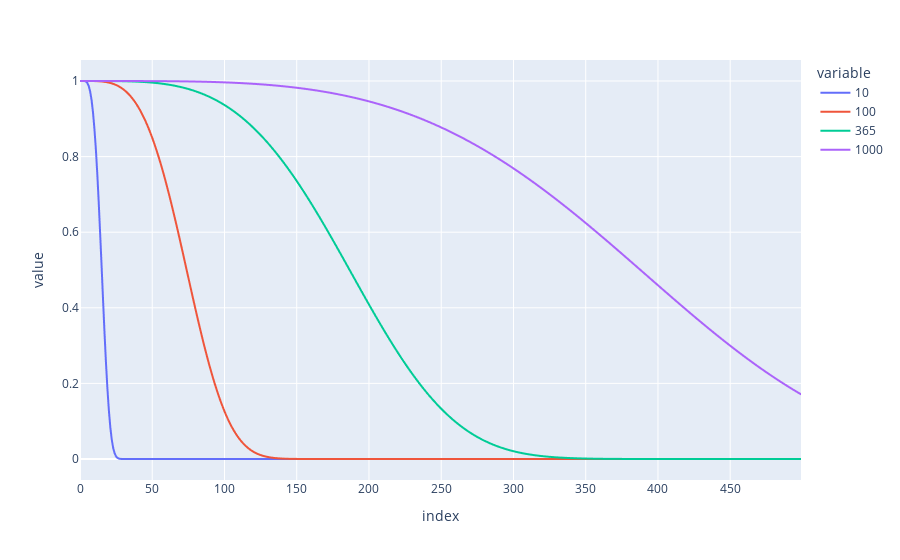

The code cell stored with this chart in its notebook:
### Code cell
fig = px.line(m4)
fig.write_image('m4.png')
fig.write_image('m4.svg')
fig.show()

### Figure 1 — Plotly figure (JSON) as saved in the notebook; plotly's stock layout.template omitted (floating-point values rounded to 4 significant figures; data arrays with more than 128 entries replaced by an {"elided": "..."} marker saying what was removed)
{"data": [{"hovertemplate": "variable=10<br>index=%{x}<br>value=%{y}<extra></extra>", "legendgroup": "10", "line": {"color": "#636efa", "dash": "solid"}, "mode": "lines", "name": "10", "showlegend": true, "type": "scattergl", "x": {"elided": "500 int values"}, "xaxis": "x", "y": {"elided": "500 float values"}, "yaxis": "y"}, {"hovertemplate": "variable=100<br>index=%{x}<br>value=%{y}<extra></extra>", "legendgroup": "100", "line": {"color": "#EF553B", "dash": "solid"}, "mode": "lines", "name": "100", "showlegend": true, "type": "scattergl", "x": {"elided": "500 int values"}, "xaxis": "x", "y": {"elided": "500 float values"}, "yaxis": "y"}, {"hovertemplate": "variable=365<br>index=%{x}<br>value=%{y}<extra></extra>", "legendgroup": "365", "line": {"color": "#00cc96", "dash": "solid"}, "mode": "lines", "name": "365", "showlegend": true, "type": "scattergl", "x": {"elided": "500 int values"}, "xaxis": "x", "y": {"elided": "500 float values"}, "yaxis": "y"}, {"hovertemplate": "variable=1000<br>index=%{x}<br>value=%{y}<extra></extra>", "legendgroup": "1000", "line": {"color": "#ab63fa", "dash": "solid"}, "mode": "lines", "name": "1000", "showlegend": true, "type": "scattergl", "x": {"elided": "500 int values"}, "xaxis": "x", "y": {"elided": "500 float values"}, "yaxis": "y"}], "layout": {"legend": {"title": {"text": "variable"}, "tracegroupgap": 0}, "margin": {"t": 60}, "xaxis": {"anchor": "y", "domain": [0, 1], "title": {"text": "index"}}, "yaxis": {"anchor": "x", "domain": [0, 1], "title": {"text": "value"}}}}
